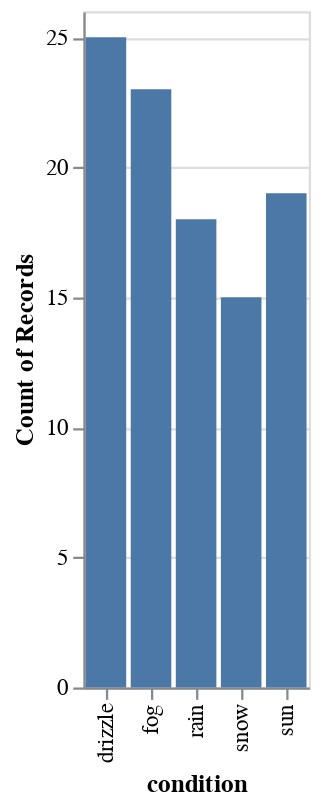

This figure's notebook cell:
### Code cell
base = alt.Chart(df)
bar = base.mark_bar().encode(
    x=alt.X(field="condition", type="nominal", scale=alt.Scale(type="ordinal")),
    y=alt.Y(
        field="condition",
        type="nominal",
        aggregate="count",
        scale=alt.Scale(type="linear", zero=True),
    ),
)
display_chart(bar)

### Figure 1 — Vega-Lite specification as saved in the notebook (floating-point values rounded to 4 significant figures)
{"config": {"view": {"continuousWidth": 400, "continuousHeight": 300}}, "data": {"name": "data-124c435c1b687eb7890344117a1c86b4"}, "mark": "bar", "encoding": {"x": {"field": "condition", "scale": {"type": "ordinal"}, "type": "nominal"}, "y": {"aggregate": "count", "field": "condition", "scale": {"type": "linear", "zero": true}, "type": "nominal"}}, "$schema": "https://vega.github.io/schema/vega-lite/v4.17.0.json", "datasets": {"data-124c435c1b687eb7890344117a1c86b4": [{"temperature": 17.89, "wind": 78.76, "precipitation": 41.61, "condition": "rain"}, {"temperature": 5.623, "wind": 25.42, "precipitation": 74.91, "condition": "rain"}, {"temperature": 23.39, "wind": 9.846, "precipitation": 81.34, "condition": "rain"}, {"temperature": 20.89, "wind": 27.54, "precipitation": 27.65, "condition": "drizzle"}, {"temperature": 33.91, "wind": 97.91, "precipitation": 36.53, "condition": "snow"}, {"temperature": 39.66, "wind": 24.27, "precipitation": 33.39, "condition": "rain"}, {"temperature": 5.671, "wind": 98.2, "precipitation": 93.73, "condition": "snow"}, {"temperature": -2.278, "wind": 77.9, "precipitation": 50.1, "condition": "drizzle"}, {"temperature": 43.1, "wind": 74.78, "precipitation": 89.96, "condition": "sun"}, {"temperature": 1.805, "wind": 91.29, "precipitation": 29.77, "condition": "fog"}, {"temperature": 14.33, "wind": 45.05, "precipitation": 17.65, "condition": "drizzle"}, {"temperature": 25.45, "wind": 22.27, "precipitation": 60.38, "condition": "drizzle"}, {"temperature": 11.19, "wind": 77.3, "precipitation": 71.65, "condition": "snow"}, {"temperature": 22.95, "wind": 27.04, "precipitation": 92.69, "condition": "snow"}, {"temperature": 33.17, "wind": 92.13, "precipitation": 39.11, "condition": "snow"}, {"temperature": 9.981, "wind": 66.73, "precipitation": 19.37, "condition": "drizzle"}, {"temperature": 2.838, "wind": 18.62, "precipitation": 57.42, "condition": "sun"}, {"temperature": 39.14, "wind": 32.53, "precipitation": 88.22, "condition": "rain"}, {"temperature": 39.23, "wind": 2.511, "precipitation": 78.95, "condition": "fog"}, {"temperature": 2.949, "wind": 1.937, "precipitation": 3.534, "condition": "fog"}, {"temperature": 28.42, "wind": 6.822, "precipitation": 84.57, "condition": "fog"}, {"temperature": 28.41, "wind": 95.25, "precipitation": 2.312, "condition": "fog"}, {"temperature": 23.93, "wind": 28.44, "precipitation": 94.94, "condition": "drizzle"}, {"temperature": 25.14, "wind": 5.725, "precipitation": 72.56, "condition": "drizzle"}, {"temperature": -3.107, "wind": 90.56, "precipitation": 8.208, "condition": "rain"}, {"temperature": 43.07, "wind": 63.34, "precipitation": 35.34, "condition": "sun"}, {"temperature": -8.716, "wind": 78.5, "precipitation": 16.73, "condition": "fog"}, {"temperature": 10.06, "wind": 82.55, "precipitation": 49.82, "condition": "fog"}, {"temperature": 27.91, "wind": 45.94, "precipitation": 87.72, "condition": "sun"}, {"temperature": 28.83, "wind": 14.35, "precipitation": 95.31, "condition": "sun"}, {"temperature": -5.245, "wind": 24.46, "precipitation": 63.16, "condition": "fog"}, {"temperature": -4.739, "wind": 87.62, "precipitation": 67.17, "condition": "fog"}, {"temperature": -1.646, "wind": 34.16, "precipitation": 83.2, "condition": "rain"}, {"temperature": -8.671, "wind": 28.02, "precipitation": 8.858, "condition": "snow"}, {"temperature": 23.59, "wind": 32.61, "precipitation": 90.55, "condition": "snow"}, {"temperature": 42.94, "wind": 17.46, "precipitation": 76.27, "condition": "sun"}, {"temperature": 14.04, "wind": 31.45, "precipitation": 27.74, "condition": "rain"}, {"temperature": 33.93, "wind": 85.1, "precipitation": 48.72, "condition": "fog"}, {"temperature": 29.11, "wind": 25.4, "precipitation": 83.25, "condition": "fog"}, {"temperature": 23.33, "wind": 38.96, "precipitation": 84.81, "condition": "rain"}, {"temperature": 27.82, "wind": 97.48, "precipitation": 59.4, "condition": "fog"}, {"temperature": 24.7, "wind": 56.93, "precipitation": 16.58, "condition": "drizzle"}, {"temperature": 42.74, "wind": 19.02, "precipitation": 37.52, "condition": "sun"}, {"temperature": 39.73, "wind": 63.1, "precipitation": 15.21, "condition": "fog"}, {"temperature": 34.93, "wind": 44.34, "precipitation": 2.992, "condition": "sun"}, {"temperature": 12.48, "wind": 45.64, "precipitation": 1.568, "condition": "fog"}, {"temperature": 11.49, "wind": 35.43, "precipitation": 46.84, "condition": "fog"}, {"temperature": 16.58, "wind": 85.94, "precipitation": 67.67, "condition": "sun"}, {"temperature": 42.97, "wind": 61.02, "precipitation": 40.2, "condition": "snow"}, {"temperature": 43.01, "wind": 91.59, "precipitation": 10.24, "condition": "sun"}, {"temperature": 17.89, "wind": 29.82, "precipitation": 44.29, "condition": "sun"}, {"temperature": 13.7, "wind": 46.94, "precipitation": 76.08, "condition": "rain"}, {"temperature": 4.986, "wind": 81.91, "precipitation": 34.89, "condition": "drizzle"}, {"temperature": -1.478, "wind": 3.979, "precipitation": 7.535, "condition": "drizzle"}, {"temperature": 16.89, "wind": 31.99, "precipitation": 60.46, "condition": "drizzle"}, {"temperature": -7.175, "wind": 5.042, "precipitation": 88.36, "condition": "drizzle"}, {"temperature": 9.859, "wind": 48.49, "precipitation": 23.8, "condition": "snow"}, {"temperature": 28.54, "wind": 5.727, "precipitation": 25.97, "condition": "drizzle"}, {"temperature": 41.85, "wind": 3.311, "precipitation": 1.792, "condition": "snow"}, {"temperature": 39.52, "wind": 89.65, "precipitation": 48.54, "condition": "fog"}, {"temperature": 4.151, "wind": 58.14, "precipitation": 79.66, "condition": "drizzle"}, {"temperature": 7.317, "wind": 6.797, "precipitation": 33.62, "condition": "snow"}, {"temperature": -6.041, "wind": 24.37, "precipitation": 71.47, "condition": "rain"}, {"temperature": 28.05, "wind": 19.4, "precipitation": 71.69, "condition": "drizzle"}, {"temperature": 35.31, "wind": 66.54, "precipitation": 22.88, "condition": "rain"}, {"temperature": -9.078, "wind": 54.53, "precipitation": 66.43, "condition": "sun"}, {"temperature": 34.31, "wind": 92.8, "precipitation": 61.94, "condition": "sun"}, {"temperature": -0.5341, "wind": 89.18, "precipitation": 88.5, "condition": "rain"}, {"temperature": -7.331, "wind": 16.43, "precipitation": 92.16, "condition": "drizzle"}, {"temperature": 34.45, "wind": 16.98, "precipitation": 66.5, "condition": "fog"}, {"temperature": 2.292, "wind": 78.08, "precipitation": 85.09, "condition": "snow"}, {"temperature": 10.28, "wind": 64.38, "precipitation": 46.13, "condition": "sun"}, {"temperature": 14.39, "wind": 27.71, "precipitation": 82.18, "condition": "rain"}, {"temperature": 15.07, "wind": 90.37, "precipitation": 95.43, "condition": "rain"}, {"temperature": -5.932, "wind": 76.31, "precipitation": 48.18, "condition": "drizzle"}, {"temperature": -1.224, "wind": 77.26, "precipitation": 12.19, "condition": "sun"}, {"temperature": 17.98, "wind": 99.89, "precipitation": 5.951, "condition": "drizzle"}, {"temperature": 8.333, "wind": 22.35, "precipitation": 1.991, "condition": "rain"}, {"temperature": 40.99, "wind": 12.54, "precipitation": 3.096, "condition": "drizzle"}, {"temperature": 36.3, "wind": 47.28, "precipitation": 50.72, "condition": "fog"}, {"temperature": 8.012, "wind": 80.65, "precipitation": 84.74, "condition": "sun"}, {"temperature": 32.64, "wind": 78.39, "precipitation": 94.27, "condition": "fog"}, {"temperature": -4.16, "wind": 53.39, "precipitation": 50.61, "condition": "fog"}, {"temperature": -6.602, "wind": 86.56, "precipitation": 62.65, "condition": "fog"}, {"temperature": 40.14, "wind": 16.63, "precipitation": 41.39, "condition": "drizzle"}, {"temperature": 26.96, "wind": 85.88, "precipitation": 71.96, "condition": "drizzle"}, {"temperature": 11.93, "wind": 76.39, "precipitation": 60.41, "condition": "drizzle"}, {"temperature": 19.57, "wind": 72.98, "precipitation": 29.68, "condition": "drizzle"}, {"temperature": 10.48, "wind": 10.27, "precipitation": 85.87, "condition": "rain"}, {"temperature": -9.62, "wind": 64.58, "precipitation": 29.07, "condition": "drizzle"}, {"temperature": 24.86, "wind": 64.44, "precipitation": 32.79, "condition": "sun"}, {"temperature": -9.714, "wind": 46.94, "precipitation": 71.96, "condition": "rain"}, {"temperature": 15.8, "wind": 5.568, "precipitation": 16.5, "condition": "sun"}, {"temperature": 29.45, "wind": 66.42, "precipitation": 96.91, "condition": "snow"}, {"temperature": 0.179, "wind": 37.14, "precipitation": 7.393, "condition": "snow"}, {"temperature": 37.9, "wind": 23.74, "precipitation": 85.44, "condition": "fog"}, {"temperature": 40.41, "wind": 71.68, "precipitation": 91.26, "condition": "snow"}, {"temperature": 2.723, "wind": 5.857, "precipitation": 54.03, "condition": "drizzle"}, {"temperature": 9.453, "wind": 52.78, "precipitation": 90.04, "condition": "fog"}, {"temperature": 18.91, "wind": 13.73, "precipitation": 34.57, "condition": "sun"}]}}
